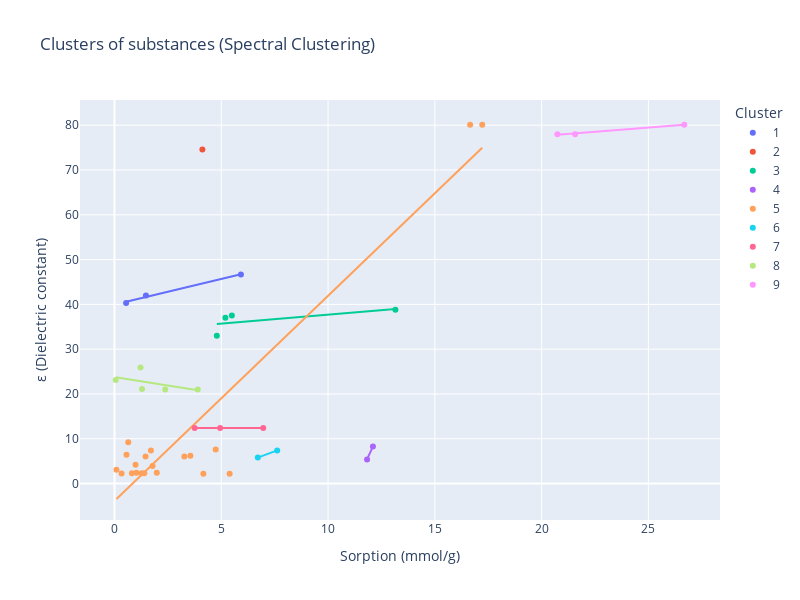

Write notebook code for a chart like this one.
### Code cell
clusters = y_spectral.astype(int)
labels = (clusters + 1).astype(str)
df_plot = pd.DataFrame({
    'Sorption (mmol/g)': X[:, 0],
    'ε (Dielectric constant)': X[:, 1],
    'Cluster': labels
})

order = [str(i) for i in range(1, int(clusters.max()) + 2)]
fig = px.scatter(df_plot, x='Sorption (mmol/g)', y='ε (Dielectric constant)',
                 color='Cluster',
                 category_orders={'Cluster': order},
                 hover_name=df['Name'],
                 labels={'color': 'Cluster'},
                 trendline='ols',
                 title='Clusters of substances (Spectral Clustering)',
                 width=800, height=600)
fig.show()

### Figure 1 — Plotly figure (JSON) as saved in the notebook; plotly's stock layout.template omitted (floating-point values rounded to 4 significant figures)
{"data": [{"hovertemplate": "<b>%{hovertext}</b><br><br>Cluster=1<br>Sorption (mmol/g)=%{x}<br>ε (Dielectric constant)=%{y}<extra></extra>", "hovertext": ["Furfural", "Citraconic anhydride", "Dimethyl sulfoxide (DMSO)"], "legendgroup": "1", "marker": {"color": "#636efa", "symbol": "circle"}, "mode": "markers", "name": "1", "orientation": "v", "showlegend": true, "type": "scatter", "x": [1.472, 0.5438, 5.919], "xaxis": "x", "y": [42.0, 40.3, 46.68], "yaxis": "y"}, {"hovertemplate": "<b>OLS trendline</b><br>ε (Dielectric constant) = 1.1445 * Sorption (mmol/g) + 39.9663<br>R<sup>2</sup>=0.990436<br><br>Cluster=1<br>Sorption (mmol/g)=%{x}<br>ε (Dielectric constant)=%{y} <b>(trend)</b><extra></extra>", "legendgroup": "1", "marker": {"color": "#636efa", "symbol": "circle"}, "mode": "lines", "name": "1", "showlegend": false, "type": "scatter", "x": [0.5438, 1.472, 5.919], "xaxis": "x", "y": [40.59, 41.65, 46.74], "yaxis": "y"}, {"hovertemplate": "<b>%{hovertext}</b><br><br>Cluster=2<br>Sorption (mmol/g)=%{x}<br>ε (Dielectric constant)=%{y}<extra></extra>", "hovertext": ["Hydrogen peroxide"], "legendgroup": "2", "marker": {"color": "#EF553B", "symbol": "circle"}, "mode": "markers", "name": "2", "orientation": "v", "showlegend": true, "type": "scatter", "x": [4.114], "xaxis": "x", "y": [74.6], "yaxis": "y"}, {"hovertemplate": "Cluster=2<extra></extra>", "legendgroup": "2", "marker": {"color": "#EF553B", "symbol": "circle"}, "mode": "lines", "name": "2", "showlegend": false, "type": "scatter", "xaxis": "x", "yaxis": "y"}, {"hovertemplate": "<b>%{hovertext}</b><br><br>Cluster=3<br>Sorption (mmol/g)=%{x}<br>ε (Dielectric constant)=%{y}<extra></extra>", "hovertext": ["Acetonitrile-d3", "Dimethylformamide (DMF)", "N-Methyl-2-pyrrolidone (NMP)", "Acetonitrile"], "legendgroup": "3", "marker": {"color": "#00cc96", "symbol": "circle"}, "mode": "markers", "name": "3", "orientation": "v", "showlegend": true, "type": "scatter", "x": [5.495, 5.192, 4.791, 13.15], "xaxis": "x", "y": [37.5, 37.0, 33.0, 38.8], "yaxis": "y"}, {"hovertemplate": "<b>OLS trendline</b><br>ε (Dielectric constant) = 0.403241 * Sorption (mmol/g) + 33.6887<br>R<sup>2</sup>=0.417474<br><br>Cluster=3<br>Sorption (mmol/g)=%{x}<br>ε (Dielectric constant)=%{y} <b>(trend)</b><extra></extra>", "legendgroup": "3", "marker": {"color": "#00cc96", "symbol": "circle"}, "mode": "lines", "name": "3", "showlegend": false, "type": "scatter", "x": [4.791, 5.192, 5.495, 13.15], "xaxis": "x", "y": [35.62, 35.78, 35.9, 38.99], "yaxis": "y"}, {"hovertemplate": "<b>%{hovertext}</b><br><br>Cluster=4<br>Sorption (mmol/g)=%{x}<br>ε (Dielectric constant)=%{y}<extra></extra>", "hovertext": ["n-Butylamine", "Pyrrolidine"], "legendgroup": "4", "marker": {"color": "#ab63fa", "symbol": "circle"}, "mode": "markers", "name": "4", "orientation": "v", "showlegend": true, "type": "scatter", "x": [11.83, 12.1], "xaxis": "x", "y": [5.4, 8.3], "yaxis": "y"}, {"hovertemplate": "<b>OLS trendline</b><br>ε (Dielectric constant) = 10.5058 * Sorption (mmol/g) + -118.838<br>R<sup>2</sup>=1.000000<br><br>Cluster=4<br>Sorption (mmol/g)=%{x}<br>ε (Dielectric constant)=%{y} <b>(trend)</b><extra></extra>", "legendgroup": "4", "marker": {"color": "#ab63fa", "symbol": "circle"}, "mode": "lines", "name": "4", "showlegend": false, "type": "scatter", "x": [11.83, 12.1], "xaxis": "x", "y": [5.4, 8.3], "yaxis": "y"}, {"hovertemplate": "<b>%{hovertext}</b><br><br>Cluster=5<br>Sorption (mmol/g)=%{x}<br>ε (Dielectric constant)=%{y}<extra></extra>", "hovertext": ["1,4-Dioxane", "Acetic acid", "Thionyl chloride", "Tri-n-butyl phosphate (TBP)", "1,4-Dioxane", "Triethylamine (Et3N)", "Triethylamine (Et3N)", "Phosphorus tribromide", "N,N,N',N'-Tetramethylethylenediamine (TEMED)", "Benzene", "Water", "Benzene-d6 (Deuterated benzene)", "Dibutyl phthalate", "Dicyclohexylamine", "Limonene, D (R)", "N-Methylaniline", "Pyridazine", "Tetrahydrofuran (THF)", "Water", "Ethyl acetate"], "legendgroup": "5", "marker": {"color": "#FFA15A", "symbol": "circle"}, "mode": "markers", "name": "5", "orientation": "v", "showlegend": true, "type": "scatter", "x": [5.392, 3.553, 0.6442, 0.09124, 4.161, 1.98, 1.027, 1.782, 1.705, 1.271, 17.22, 1.395, 0.5609, 0.3316, 0.814, 1.455, 0.9833, 4.737, 16.65, 3.27], "xaxis": "x", "y": [2.2, 6.2, 9.25, 3.09, 2.2, 2.42, 2.42, 3.9, 7.4, 2.283, 80.1, 2.28, 6.44, 2.27, 2.3, 6.06, 4.22, 7.6, 80.1, 6.02], "yaxis": "y"}, {"hovertemplate": "<b>OLS trendline</b><br>ε (Dielectric constant) = 4.57824 * Sorption (mmol/g) + -3.86304<br>R<sup>2</sup>=0.899280<br><br>Cluster=5<br>Sorption (mmol/g)=%{x}<br>ε (Dielectric constant)=%{y} <b>(trend)</b><extra></extra>", "legendgroup": "5", "marker": {"color": "#FFA15A", "symbol": "circle"}, "mode": "lines", "name": "5", "showlegend": false, "type": "scatter", "x": [0.09124, 0.3316, 0.5609, 0.6442, 0.814, 0.9833, 1.027, 1.271, 1.395, 1.455, 1.705, 1.782, 1.98, 3.27, 3.553, 4.161, 4.737, 5.392, 16.65, 17.22], "xaxis": "x", "y": [-3.445, -2.345, -1.295, -0.9139, -0.1365, 0.6389, 0.8387, 1.955, 2.525, 2.798, 3.943, 4.295, 5.203, 11.11, 12.4, 15.19, 17.83, 20.82, 72.38, 74.97], "yaxis": "y"}, {"hovertemplate": "<b>%{hovertext}</b><br><br>Cluster=6<br>Sorption (mmol/g)=%{x}<br>ε (Dielectric constant)=%{y}<extra></extra>", "hovertext": ["Morpholine", "Piperidine"], "legendgroup": "6", "marker": {"color": "#19d3f3", "symbol": "circle"}, "mode": "markers", "name": "6", "orientation": "v", "showlegend": true, "type": "scatter", "x": [7.618, 6.711], "xaxis": "x", "y": [7.4, 5.8], "yaxis": "y"}, {"hovertemplate": "<b>OLS trendline</b><br>ε (Dielectric constant) = 1.76442 * Sorption (mmol/g) + -6.04076<br>R<sup>2</sup>=1.000000<br><br>Cluster=6<br>Sorption (mmol/g)=%{x}<br>ε (Dielectric constant)=%{y} <b>(trend)</b><extra></extra>", "legendgroup": "6", "marker": {"color": "#19d3f3", "symbol": "circle"}, "mode": "lines", "name": "6", "showlegend": false, "type": "scatter", "x": [6.711, 7.618], "xaxis": "x", "y": [5.8, 7.4], "yaxis": "y"}, {"hovertemplate": "<b>%{hovertext}</b><br><br>Cluster=7<br>Sorption (mmol/g)=%{x}<br>ε (Dielectric constant)=%{y}<extra></extra>", "hovertext": ["Pyridine", "Pyridine", "Pyridine-d5"], "legendgroup": "7", "marker": {"color": "#FF6692", "symbol": "circle"}, "mode": "markers", "name": "7", "orientation": "v", "showlegend": true, "type": "scatter", "x": [4.947, 6.965, 3.752], "xaxis": "x", "y": [12.4, 12.4, 12.4], "yaxis": "y"}, {"hovertemplate": "<b>OLS trendline</b><br>ε (Dielectric constant) = 5.08622e-17 * Sorption (mmol/g) + 12.4<br>R<sup>2</sup>=-inf<br><br>Cluster=7<br>Sorption (mmol/g)=%{x}<br>ε (Dielectric constant)=%{y} <b>(trend)</b><extra></extra>", "legendgroup": "7", "marker": {"color": "#FF6692", "symbol": "circle"}, "mode": "lines", "name": "7", "showlegend": false, "type": "scatter", "x": [3.752, 4.947, 6.965], "xaxis": "x", "y": [12.4, 12.4, 12.4], "yaxis": "y"}, {"hovertemplate": "<b>%{hovertext}</b><br><br>Cluster=8<br>Sorption (mmol/g)=%{x}<br>ε (Dielectric constant)=%{y}<extra></extra>", "hovertext": ["Acetic anhydride", "Acetylacetone", "Acetonitrile", "Benzonitrile", "Pivalonitrile"], "legendgroup": "8", "marker": {"color": "#B6E880", "symbol": "circle"}, "mode": "markers", "name": "8", "orientation": "v", "showlegend": true, "type": "scatter", "x": [2.373, 0.05807, 3.899, 1.218, 1.291], "xaxis": "x", "y": [21.0, 23.1, 21.01, 25.9, 21.1], "yaxis": "y"}, {"hovertemplate": "<b>OLS trendline</b><br>ε (Dielectric constant) = -0.754874 * Sorption (mmol/g) + 23.7565<br>R<sup>2</sup>=0.260109<br><br>Cluster=8<br>Sorption (mmol/g)=%{x}<br>ε (Dielectric constant)=%{y} <b>(trend)</b><extra></extra>", "legendgroup": "8", "marker": {"color": "#B6E880", "symbol": "circle"}, "mode": "lines", "name": "8", "showlegend": false, "type": "scatter", "x": [0.05807, 1.218, 1.291, 2.373, 3.899], "xaxis": "x", "y": [23.71, 22.84, 22.78, 21.97, 20.81], "yaxis": "y"}, {"hovertemplate": "<b>%{hovertext}</b><br><br>Cluster=9<br>Sorption (mmol/g)=%{x}<br>ε (Dielectric constant)=%{y}<extra></extra>", "hovertext": ["Water", "Heavy water (D2O)", "Heavy water (D2O)"], "legendgroup": "9", "marker": {"color": "#FF97FF", "symbol": "circle"}, "mode": "markers", "name": "9", "orientation": "v", "showlegend": true, "type": "scatter", "x": [26.68, 20.74, 21.57], "xaxis": "x", "y": [80.1, 78.0, 78.0], "yaxis": "y"}, {"hovertemplate": "<b>OLS trendline</b><br>ε (Dielectric constant) = 0.373764 * Sorption (mmol/g) + 70.1052<br>R<sup>2</sup>=0.983413<br><br>Cluster=9<br>Sorption (mmol/g)=%{x}<br>ε (Dielectric constant)=%{y} <b>(trend)</b><extra></extra>", "legendgroup": "9", "marker": {"color": "#FF97FF", "symbol": "circle"}, "mode": "lines", "name": "9", "showlegend": false, "type": "scatter", "x": [20.74, 21.57, 26.68], "xaxis": "x", "y": [77.86, 78.17, 80.08], "yaxis": "y"}], "layout": {"height": 600, "legend": {"title": {"text": "Cluster"}, "tracegroupgap": 0}, "title": {"text": "Clusters of substances (Spectral Clustering)"}, "width": 800, "xaxis": {"anchor": "y", "domain": [0, 1], "title": {"text": "Sorption (mmol/g)"}}, "yaxis": {"anchor": "x", "domain": [0, 1], "title": {"text": "ε (Dielectric constant)"}}}}
